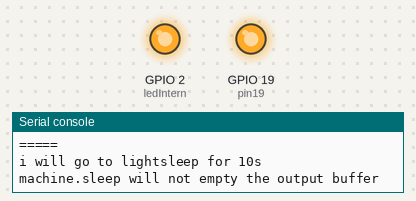
A program run on a simulated ESP32 board running MicroPython. On the bench: output pins drawn as LEDs (lit = HIGH), the last lines printed to the serial console. Deep sleep restarts the program when it ends.

Above: at 5.0 s.
At 15.1 s:
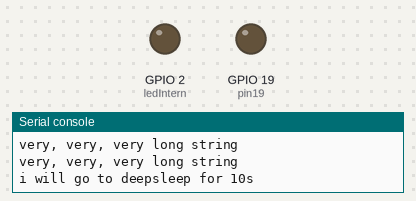
Timing chart, 0 to 26.4 s (numbered marks = the images above):
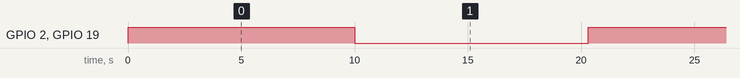

Measured:
- by itself, GPIO 2 (ledIntern), GPIO 19 (pin19): alternates HIGH for 10.0 s and LOW for 10.3 s

The program:

sleep_example.py
```python
import machine
import time
try:
    import esp32
except:
    print("only esp32 supported!")

def main():
    if machine.wake_reason() == machine.DEEPSLEEP:
        print("i woke up from deepsleep")
    else:
        print("i woke up ... reason: {0}".format(machine.wake_reason()))

    # Some ESP32 pins (0, 2, 4, 12-15, 25-27, 32-39) are connected to the RTC
    # during deep-sleep and can be used to wake the device with the wake_on_
    # functions in the esp32 module. The output-capable RTC pins (all except 34-39)
    # will also retain their pull-up or pull-down resistor configuration when
    # entering deep-sleep.
    # Non-RTC GPIO pins will be disconnected by default on entering deep-sleep.
    # Configuration of non-RTC pins - including output level - can be retained by
    # enabling pad hold on the pin and enabling GPIO pad hold during deep-sleep.
    # see: https://docs.micropython.org/en/latest/esp32/quickref.html#deep-sleep-mode

    # setup some useless pins
    ledIntern = machine.Pin(2, machine.Pin.OUT, value=1)
    pin12 = machine.Pin(12, machine.Pin.IN, machine.Pin.PULL_UP)
    pin19 = machine.Pin(19, machine.Pin.OUT, value=1, hold=True) # hold output level
    pin21 = machine.Pin(21, machine.Pin.IN, machine.Pin.PULL_UP, hold=True) # hold pull-up
    esp32.gpio_deep_sleep_hold(True) # enable pad hold in deep-sleep for non-RTC GPIO

    print("=====")
    print("i will go to lightsleep for 10s")
    print("machine.sleep will not empty the output buffer")
    # time.sleep(0.1)

    machine.sleep(5000) # machine.sleep and machine.lightsleep are the same
    machine.lightsleep(5000) # program state is retained and execution will continue

    pin12.init(pull=None) # stop pullup to save energy

    for _ in range(10):
        print("very, very, very long string")

    print("i will go to deepsleep for 10s")

    machine.deepsleep(10000) # put the device to sleep for 10 seconds

    # ledIntern will be turned off; also check pins 12, 19 and 21!
    # ATTENTION: everything after deepsleep never gets executed
    print("you will never see this line")

if __name__=="__main__":
    main()
```
